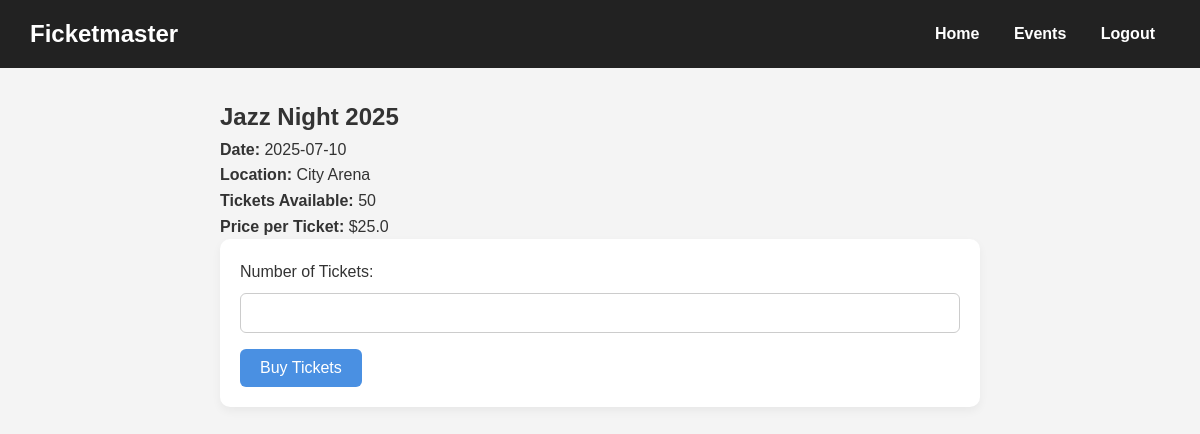
/booking/1, run on the app's committed database.
### app.py (models this page shows, shortened)
class Event(db.Model):
    id = db.Column(db.Integer, primary_key=True)
    name = db.Column(db.String(120))
    date = db.Column(db.String(20))
    location = db.Column(db.String(120))
    tickets_available = db.Column(db.Integer)
    price = db.Column(db.Float, default=0.0)  # Make sure price is included

### app.py (the view)
@app.route('/booking/<int:event_id>')
def booking_page(event_id):
    event = Event.query.get_or_404(event_id)
    return render_template('booking.html', event=event)

### templates/booking.html (shortened to what this page needs)
<!DOCTYPE html>
<html lang="en">
<head>
  <link rel="stylesheet" href="/static/style.css">
</head>
<body>
  <header>
    <h1>Ficketmaster</h1>
    <nav>
      <a href="/">Home</a>
      <a href="/events">Events</a>
      <a href="/logout">Logout</a>
    </nav>
  </header>
  <main>
    <div class="event-details">
      <h2>{{ event.name }}</h2>
      <p><strong>Date:</strong> {{ event.date }}</p>
      <p><strong>Location:</strong> {{ event.location }}</p>
      <p><strong>Tickets Available:</strong> {{ event.tickets_available }}</p>
      <p><strong>Price per Ticket:</strong> ${{ event.price }}</p>
      <form id="booking-form">
        <label for="tickets">Number of Tickets:</label>
        <input type="number" id="tickets" min="1" max="{{ event.tickets_available }}" required>
        <button type="submit">Buy Tickets</button>
      </form>
    </div>
  </main>
</body>
</html>

### static/style.css (style rules this page uses)
* { margin: 0; padding: 0; box-sizing: border-box; }
body { font-family: 'Segoe UI', Tahoma, Geneva, Verdana, sans-serif; background-color: #f9f9fb; color: #333; line-height: 1.6; padding-bottom: 40px; }
header { background-color: #4a90e2; color: white; padding: 20px 0; text-align: center; margin-bottom: 30px; }
header h1 { font-size: 2rem; margin-bottom: 10px; }
nav a { color: white; margin: 0 15px; text-decoration: none; font-weight: 500; transition: color 0.3s ease; }
main { max-width: 800px; margin: 0 auto; padding: 0 20px; }
form { background-color: white; padding: 20px; border-radius: 10px; box-shadow: 0 4px 10px rgba(0,0,0,0.05); margin-bottom: 20px; }
input[type="text"], input[type="email"], input[type="password"], input[type="date"], input[type="number"] { width: 100%; padding: 10px; margin: 8px 0 16px; border: 1px solid #ccc; border-radius: 6px; font-size: 1rem; }
button { background-color: #4a90e2; color: white; border: none; padding: 10px 20px; border-radius: 6px; font-size: 1rem; cursor: pointer; transition: background-color 0.3s ease; }
body { font-family: 'Arial', sans-serif; background-color: #f4f4f4; margin: 0; padding: 0; color: #333; }
header { background-color: #222; color: #fff; padding: 15px 30px; display: flex; justify-content: space-between; align-items: center; }
header h1 { font-size: 1.5rem; margin: 0; }
nav a { margin: 0 15px; text-decoration: none; color: #fff; font-weight: bold; }

### data on the page
Event: name "Jazz Night 2025", date "2025-07-10", location "City Arena", tickets_available "50", price "25.0"
